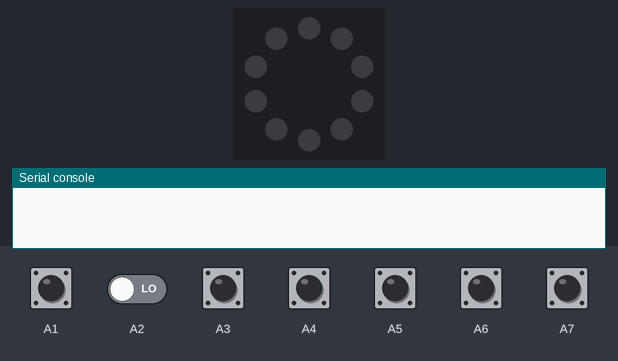
This program was run on a simulated Circuit Playground running CircuitPython. Parts: the board's ring of 10 RGB LEDs (number 0 left of the top, counting anticlockwise), the last lines printed to the serial console. The inputs (shaded band) are chosen by the test bench; at power-on: A1–7 LOW. Dim RGB values are drawn brighter than linear; touch pads read as touched when driven HIGH.

Above: at 1.2 s.
1.3 s: A1 pulled HIGH for 0.15 s
At 2.5 s:
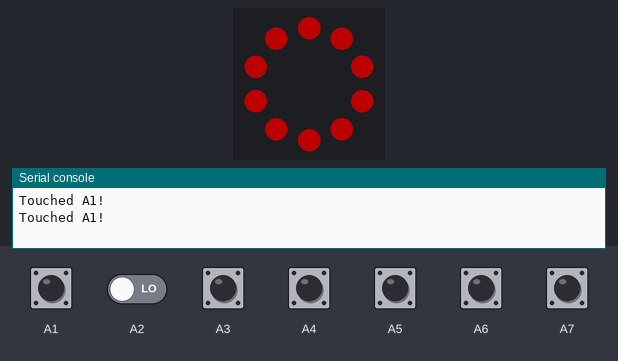
2.9 s: A7 pulled HIGH for 0.15 s
At 4.1 s:
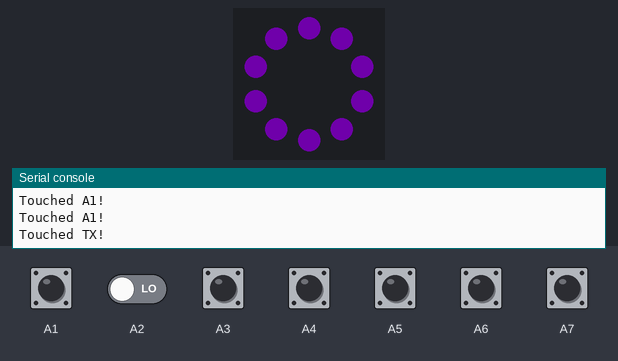
4.5 s: A3 pulled HIGH for 0.15 s
At 5.6 s:
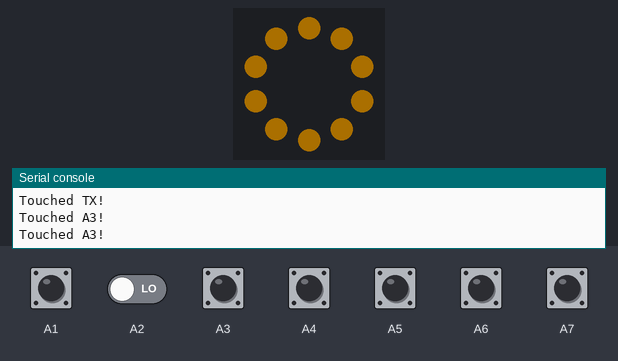
6.1 s: A4 pulled HIGH for 0.15 s
At 7.2 s:
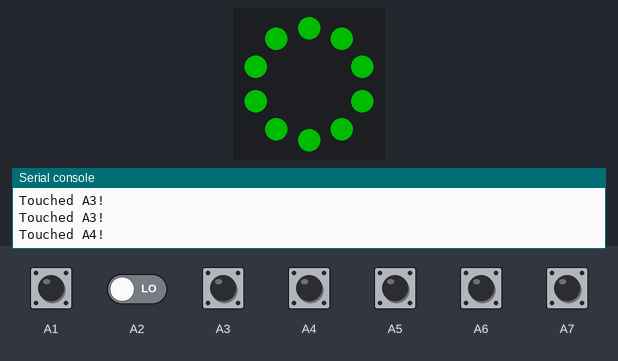
7.7 s: A5 pulled HIGH for 0.15 s
At 8.7 s:
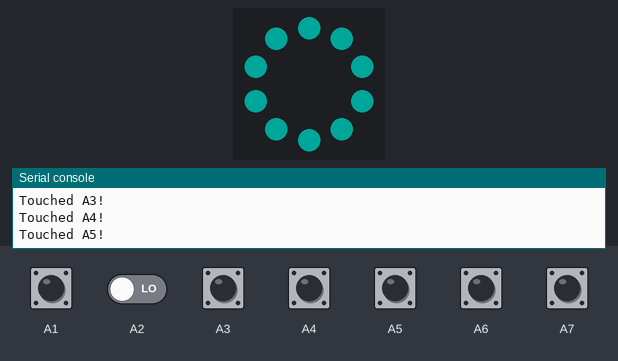
9.3 s: A6 pulled HIGH for 0.15 s
At 10.1 s:
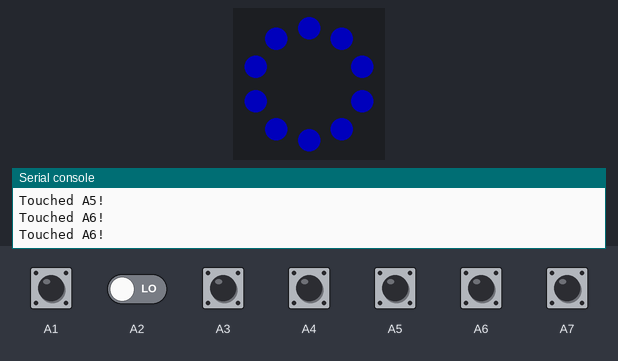
Timing chart, 0 to 11.9 s (numbered marks = the images above; inputs shaded):
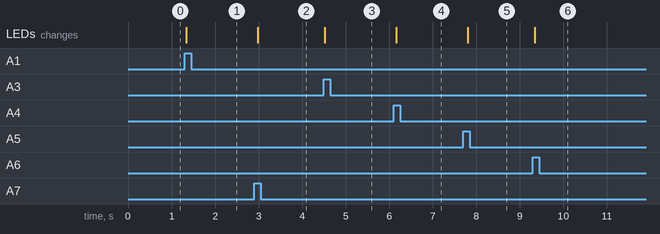

Measured:
- after the input at 1.3 s, the LEDs: change at once (image 1)
- after the input at 2.9 s, the LEDs: change after 0.08 s (image 2)
- after the input at 4.5 s, the LEDs: change at once (image 3)
- after the input at 6.1 s, the LEDs: change after 0.06 s (image 4)
- after the input at 7.7 s, the LEDs: change after 0.10 s (image 5)
- after the input at 9.3 s, the LEDs: change at once (image 6)

The program:

cp_touch_fill_rainbow.py
```python
"""This example uses the capacitive touchpads on the CPB. They are located around the outer edge
of the board and are labeled A1-A6 and TX. (Audio is not a touchpad.) This example lights up all the
NeoPixels a different color of the rainbow for each pad touched!"""
import time
from adafruit_circuitplayground import cp

cp.pixels.brightness = 0.3

while True:
    if cp.touch_A1:
        print("Touched A1!")
        cp.pixels.fill((255, 0, 0))
    if cp.touch_A2:
        print("Touched A2!")
        cp.pixels.fill((210, 45, 0))
    if cp.touch_A3:
        print("Touched A3!")
        cp.pixels.fill((155, 100, 0))
    if cp.touch_A4:
        print("Touched A4!")
        cp.pixels.fill((0, 255, 0))
    if cp.touch_A5:
        print("Touched A5!")
        cp.pixels.fill((0, 135, 125))
    if cp.touch_A6:
        print("Touched A6!")
        cp.pixels.fill((0, 0, 255))
    if cp.touch_TX:
        print("Touched TX!")
        cp.pixels.fill((100, 0, 155))
    time.sleep(0.1)
```
